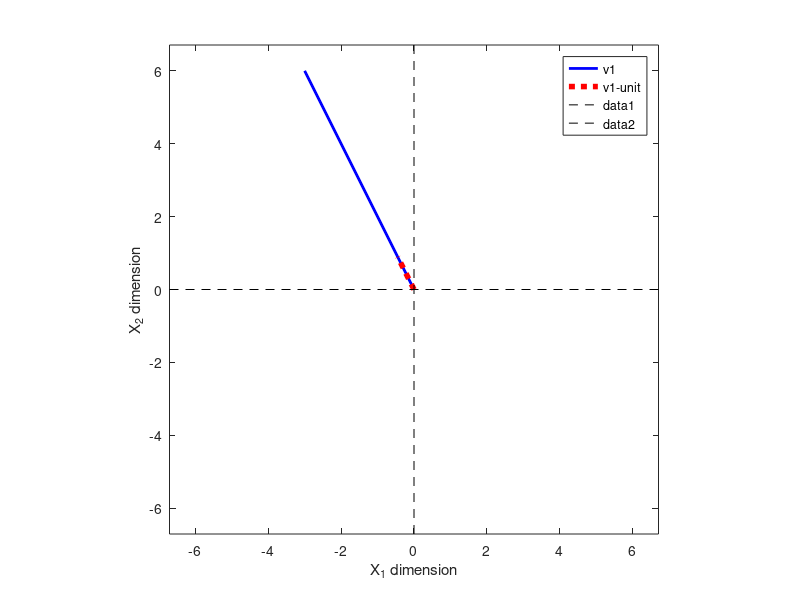

Write MATLAB code to recreate this figure.
# Unit vectors
v1 = [-3 6]

# m*u
mu = 1/norm(v1)

# Plot
figure(5), clf

plot([0 v1(1)],[0 v1(2)],'b','linew',2)
hold on
plot([0 v1(1)]*mu,[0 v1(2)]*mu,'r:','linew', 4)
legend({'v1';'v1-unit'})

axis square
axis([-1 1 -1 1]*norm(v1))
hold on
plot(get(gca,'xlim'),[0 0],'k--')
plot([0 0],get(gca,'ylim'),'k--')
xlabel('X_1 dimension')
ylabel('X_2 dimension')